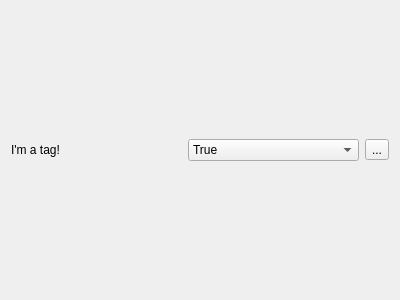
<?xml version="1.0" encoding="UTF-8"?>
<ui version="4.0">
 <class>Form</class>
 <widget class="QWidget" name="Form">
  <property name="geometry">
   <rect>
    <x>0</x>
    <y>0</y>
    <width>400</width>
    <height>300</height>
   </rect>
  </property>
  <property name="windowTitle">
   <string>Form</string>
  </property>
  <layout class="QHBoxLayout" name="horizontalLayout">
   <item>
    <widget class="QLabel" name="tag_str">
     <property name="text">
      <string>I'm a tag!</string>
     </property>
    </widget>
   </item>
   <item>
    <widget class="QComboBox" name="tag_val">
     <item>
      <property name="text">
       <string>True</string>
      </property>
     </item>
     <item>
      <property name="text">
       <string>False</string>
      </property>
     </item>
    </widget>
   </item>
   <item>
    <widget class="QToolButton" name="trash">
     <property name="text">
      <string>...</string>
     </property>
     <property name="icon">
      <iconset resource="images.qrc">
       <normaloff>:/icons/trash</normaloff>:/icons/trash</iconset>
     </property>
    </widget>
   </item>
  </layout>
 </widget>
 <resources>
  <include location="images.qrc"/>
 </resources>
 <connections/>
</ui>
